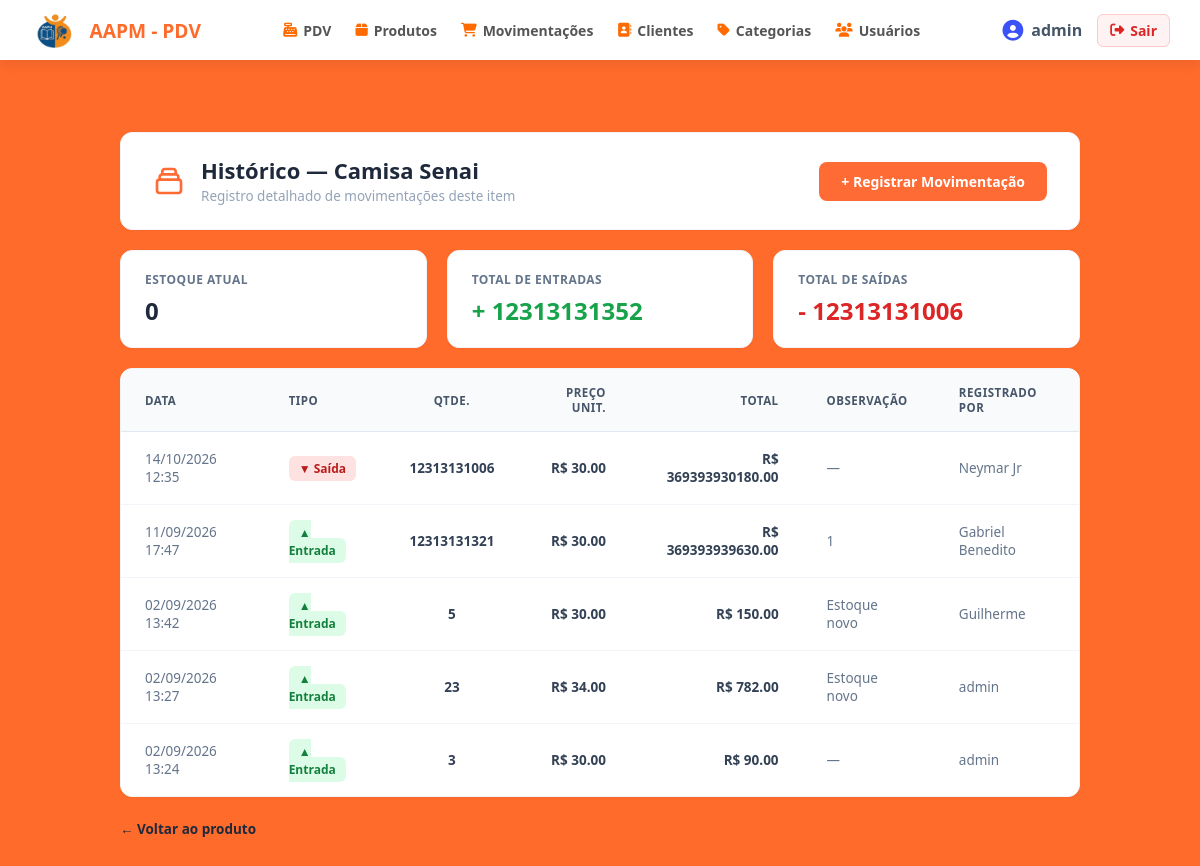
Screenshot of /movimentacoes/produto/1 (signed in) with the database file from the repository.
### app/models/produto.py (models this page shows, shortened)
class Produto(Base):
    __tablename__ = "produtos"
    id = Column(Integer, primary_key=True, autoincrement=True, index=True)
    nome = Column(String(150), nullable=False, index=True)
    preco = Column(Float, nullable=False, default=0.0)
    estoque_atual = Column(Integer, nullable=False, default=0)
    ativo = Column(Boolean, default=True)
    imagem_path = Column(String(255), nullable=True)
    categoria_id = Column(Integer, ForeignKey("categorias.id", ondelete="SET NULL"), nullable=True )
    categoria = relationship("Categoria", back_populates="produtos")

### app/models/movimentacao.py (models this page shows, shortened)
class Movimentacao(Base):
    __tablename__ = "movimentacoes"
    id         = Column(Integer, primary_key=True, index=True)
    tipo       = Column(
        Enum(TipoMovimentacao),
        nullable=False
    )
    quantidade = Column(Integer, nullable=False)
    preco_unitario = Column(Float, nullable=False, default=0.0)
    observacao = Column(String(255), nullable=True)
    criado_em  = Column(DateTime, server_default=func.now())
    produto_id = Column(
        Integer,
        ForeignKey("produtos.id", ondelete="CASCADE"),
        nullable=False
    )
    usuario_id = Column(
        Integer,
        ForeignKey("usuarios.id", ondelete="SET NULL"),
        nullable=True
    )
    produto = relationship("Produto", backref="movimentacoes")
    usuario = relationship("Usuario", backref="movimentacoes")

### app/models/usuarios.py (models this page shows)
class Usuario(Base):
    __tablename__ = "usuarios"
    id = Column(Integer, primary_key=True, autoincrement=True)
    nome = Column(String(100), nullable=False)
    email = Column(String(150), unique=True, nullable=False)
    senha_hash = Column(String(255), nullable=False)
    role = Column(String(20), nullable=False, default="operador")
    ativo = Column(Boolean, default=True)
    criando_em = Column(DateTime, server_default=func.now())

### app/controllers/movimentacao_controller.py (the view)
@router.get("/produto/{produto_id}")
def historico_produto(
    produto_id: int,
    request: Request,
    db: Session = Depends(get_db),
    usuario = Depends(get_usuario_logado)
):
    produto = db.query(Produto).filter(Produto.id == produto_id).first()
    if not produto:
        return RedirectResponse(url="/produtos", status_code=302)
    movimentacoes = (
        db.query(Movimentacao)
        .filter(Movimentacao.produto_id == produto_id)
        .order_by(Movimentacao.id.desc())
        .all()
    )
    total_entradas = sum(
        m.quantidade for m in movimentacoes
        if m.tipo == TipoMovimentacao.ENTRADA
    )
    total_saidas = sum(
        m.quantidade for m in movimentacoes
        if m.tipo == TipoMovimentacao.SAIDA
    )
    return templates.TemplateResponse(
        request,
        "movimentacoes/historico.html",
        {
            "request":        request,
            "usuario":        usuario,
            "produto":        produto,
            "movimentacoes":  movimentacoes,
            "total_entradas": total_entradas,
            "total_saidas":   total_saidas,
        }
    )

### app/templates/movimentacoes/historico.html (shortened to what this page needs)
{% extends "base.html" %}
{% block content %}
<link rel="stylesheet" href="{{ url_for('static', path='css/historico_produtos.css') }}">
<div class="historico-wrapper">
    <div class="hist-header-card">
        <div class="hist-header-left">
            <div>
                <h1 class="hist-header-title">Histórico — {{ produto.nome }}</h1>
                <p class="hist-header-subtitle">Registro detalhado de movimentações deste item</p>
            </div>
        </div>
        <a href="/movimentacoes/nova?produto_id={{ produto.id }}" class="hist-btn-primary">
            + Registrar Movimentação
        </a>
    </div>
    <div class="hist-metrics-grid">
        <div class="metric-card">
            <span class="metric-label">Estoque Atual</span>
            <span class="metric-value">{{ produto.estoque_atual }}</span>
        </div>
        <div class="metric-card">
            <span class="metric-label">Total de Entradas</span>
            <span class="metric-value entrada">+ {{ total_entradas }}</span>
        </div>
        <div class="metric-card">
            <span class="metric-label">Total de Saídas</span>
            <span class="metric-value saida">- {{ total_saidas }}</span>
        </div>
    </div>
    <div class="hist-table-card">
        <table class="hist-table">
            <thead>
                <tr>
                    <th>DATA</th>
                    <th>TIPO</th>
                    <th style="text-align: center;">QTDE.</th>
                    <th style="text-align: right;">PREÇO UNIT.</th>
                    <th style="text-align: right;">TOTAL</th>
                    <th>OBSERVAÇÃO</th>
                    <th>REGISTRADO POR</th>
                </tr>
            </thead>
            <tbody>
                {% for m in movimentacoes %}
                <tr>
                    <td style="color: #64748b;">{{ m.criado_em.strftime('%d/%m/%Y %H:%M') }}</td>
                    <td>
                        {% if m.tipo.value == 'entrada' or m.tipo == 'entrada' %}
                            <span class="hist-badge-entrada">▲ Entrada</span>
                        {% else %}
                            <span class="hist-badge-saida">▼ Saída</span>
                        {% endif %}
                    </td>
                    <td style="text-align: center; font-weight: 600;">{{ m.quantidade }}</td>
                    <td style="text-align: right; font-weight: 600;">R$ {{ "%.2f"|format(m.preco_unitario) }}</td>
                    <td style="text-align: right; font-weight: 600;">R$ {{ "%.2f"|format(m.valor_total) }}</td>
                    <td style="color: #64748b;">{{ m.observacao or "—" }}</td>
                    <td style="color: #64748b;">{{ m.usuario.nome if m.usuario else "—" }}</td>
                </tr>
                {% endfor %}
            </tbody>
        </table>
    </div>
    <div class="hist-back-box">
        <a href="/produtos/{{ produto.id }}" class="hist-back-link">
            ← Voltar ao produto
        </a>
    </div>
</div>
{% endblock %}

### app/static/CSS/style.css (style rules this page uses)
* { margin: 0; padding: 0; box-sizing: border-box; font-family: 'Segoe UI', Tahoma, Geneva, Verdana, sans-serif; }
body { background-color: #ff6b2b; color: #1e293b; min-height: 100vh; display: flex; flex-direction: column; }

### app/static/CSS/historico_produtos.css (style rules this page uses)
.historico-wrapper { width: 100% !important; max-width: 1200px !important; margin: 32px auto !important; padding: 0 20px !important; box-sizing: border-box; font-family: -apple-system, BlinkMacSystemFont, "Segoe UI", Roboto, "Helvetica Neue", Arial, sans-serif; }
.hist-header-card { background-color: #ffffff; border-radius: 12px; padding: 24px 32px; box-shadow: 0 1px 3px rgba(0, 0, 0, 0.03); display: flex; justify-content: space-between; align-items: center; margin-bottom: 20px; border: 1px solid #f1f5f9; }
.hist-header-left { display: flex; align-items: center; gap: 16px; }
.hist-header-icon { width: 32px; height: 32px; }
.hist-header-title { font-size: 22px; font-weight: 700; color: #1e293b; margin: 0; line-height: 1.2; }
.hist-header-subtitle { font-size: 13.5px; color: #94a3b8; margin: 4px 0 0 0; }
.hist-btn-primary { background-color: #ff6b35; color: #ffffff !important; border: none; border-radius: 8px; padding: 10px 22px; font-size: 14px; font-weight: 600; text-decoration: none !important; display: inline-flex; align-items: center; gap: 8px; transition: background-color 0.2s; }
.hist-metrics-grid { display: grid; grid-template-columns: repeat(3, 1fr); gap: 20px; margin-bottom: 20px; }
.metric-card { background-color: #ffffff; border-radius: 12px; padding: 20px 24px; border: 1px solid #f1f5f9; box-shadow: 0 1px 3px rgba(0, 0, 0, 0.03); display: flex; flex-direction: column; gap: 6px; }
.metric-label { font-size: 12px; font-weight: 700; color: #64748b; text-transform: uppercase; letter-spacing: 0.5px; }
.metric-value { font-size: 24px; font-weight: 700; color: #1e293b; }
.metric-value.entrada { color: #16a34a; }
.metric-value.saida { color: #dc2626; }
.hist-table-card { background-color: #ffffff; border-radius: 12px; box-shadow: 0 1px 3px rgba(0, 0, 0, 0.03); overflow: hidden; border: 1px solid #f1f5f9; width: 100%; }
.hist-table { width: 100%; border-collapse: collapse; text-align: left; }
.hist-table th { background-color: #f8fafc; color: #475569; font-size: 11.5px; font-weight: 700; text-transform: uppercase; letter-spacing: 0.5px; padding: 16px 24px; border-bottom: 1px solid #e2e8f0; }
.hist-table td { padding: 18px 24px; border-bottom: 1px solid #f1f5f9; font-size: 13.5px; color: #334155; vertical-align: middle; }
.hist-table tr:last-child td { border-bottom: none; }
.hist-badge-entrada { background-color: #dcfce7; color: #15803d; padding: 4px 10px; border-radius: 6px; font-size: 12px; font-weight: 600; }
.hist-badge-saida { background-color: #fee2e2; color: #b91c1c; padding: 4px 10px; border-radius: 6px; font-size: 12px; font-weight: 600; }
.hist-back-box { margin-top: 20px; }
.hist-back-link { color: #1e293b; font-size: 13.5px; font-weight: 600; text-decoration: none; display: inline-flex; align-items: center; gap: 6px; }

### rows the page displays
Produto: nome "Camisa Senai", estoque_atual "0"
Movimentacao: criado_em "14/10/2026 12:35", tipo "▼ Saída", quantidade "12313131006", preco_unitario "30.00", valor_total "369393930180.00", observacao "—", usuario "Neymar Jr"
Movimentacao: criado_em "11/09/2026 17:47", tipo "▲ Entrada", quantidade "12313131321", preco_unitario "30.00", valor_total "369393939630.00", observacao "1", usuario "Gabriel Benedito"
Movimentacao: criado_em "02/09/2026 13:42", tipo "▲ Entrada", quantidade "5", preco_unitario "30.00", valor_total "150.00", observacao "Estoque novo", usuario "Guilherme"
Movimentacao: criado_em "02/09/2026 13:27", tipo "▲ Entrada", quantidade "23", preco_unitario "34.00", valor_total "782.00", observacao "Estoque novo", usuario "admin"
Movimentacao: criado_em "02/09/2026 13:24", tipo "▲ Entrada", quantidade "3", preco_unitario "30.00", valor_total "90.00", observacao "—", usuario "admin"

### other values shown
{{ usuario.nome if usuario else 'Usuário' }} "admin"
{{ total_entradas }} "12313131352"
{{ total_saidas }} "12313131006"
